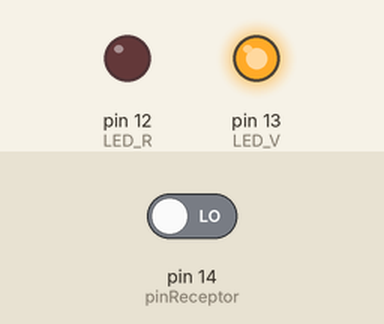
Simulated run of this sketch. Board: Arduino Uno, built with avr-gcc and run on an emulated ATmega328P. Parts: output pins drawn as LEDs (lit = HIGH). The test bench sets the inputs (shaded band); at power-on: pin 14 (pinReceptor) LOW.

Above: at 1.2 s.
1.3 s: pin 14 (pinReceptor) driven HIGH
At 2.3 s:
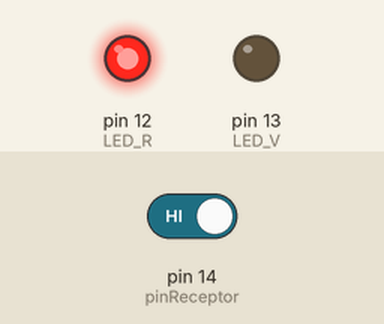
2.8 s: pin 14 (pinReceptor) driven LOW
At 3.4 s:
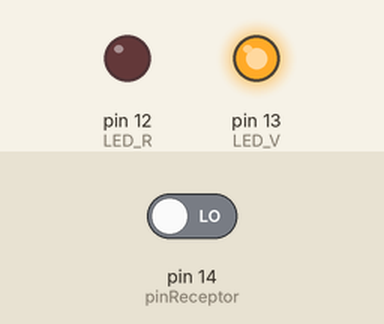
Timing chart, 0 to 5.8 s (numbered marks = the images above; inputs shaded):
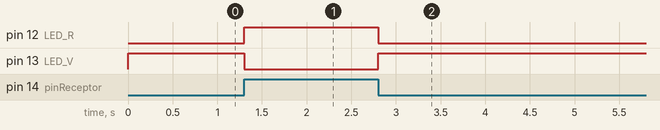

The sketch:

Sensor__CYN70.ino
```cpp
int pinReceptor = 14; //Guardamos en esta variable el pin Analógico
int sensorVal=0;
int LED_V=13;
int LED_R=12;

void setup(){
  pinMode(LED_R, OUTPUT);
  pinMode(LED_V, OUTPUT);
  pinMode(pinReceptor, INPUT);
}

void loop(){
sensorVal = digitalRead(pinReceptor);

if(sensorVal == HIGH){
  digitalWrite(LED_R, 1);
  digitalWrite(LED_V, 0);}
if(sensorVal == LOW){
  digitalWrite(LED_R, 0);
  digitalWrite(LED_V, 1);
  }
}
```

Measured:
- after the input at 1.3 s, pin 12 (LED_R): LOW → HIGH at once; pin 13 (LED_V): HIGH → LOW at once
- after the input at 2.8 s, pin 12 (LED_R): HIGH → LOW at once; pin 13 (LED_V): LOW → HIGH at once
